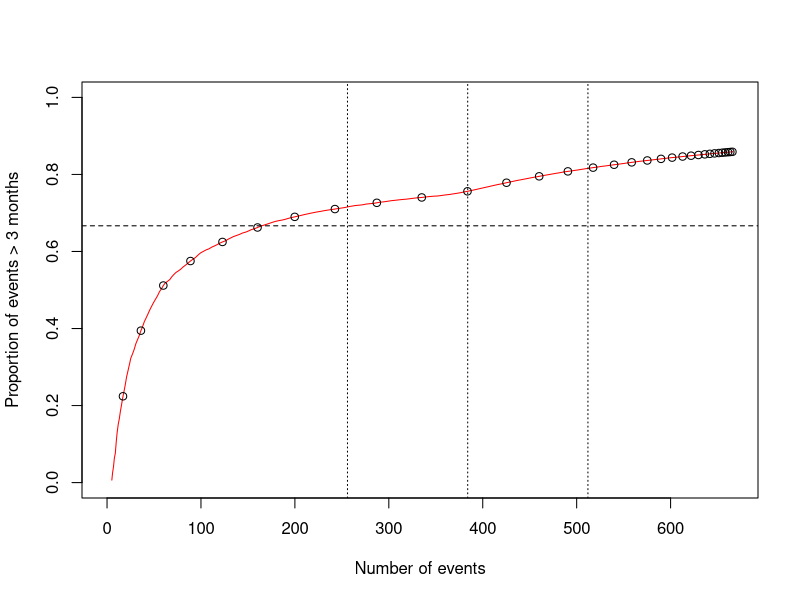
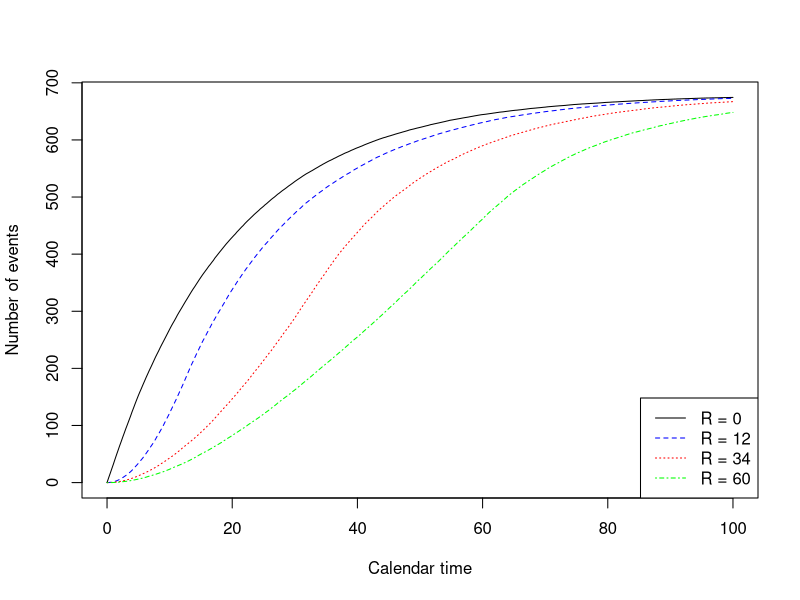
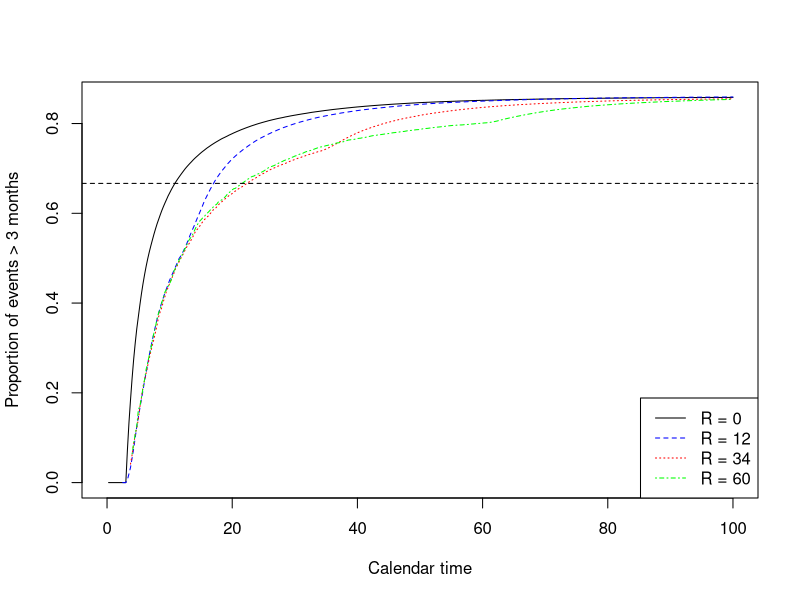
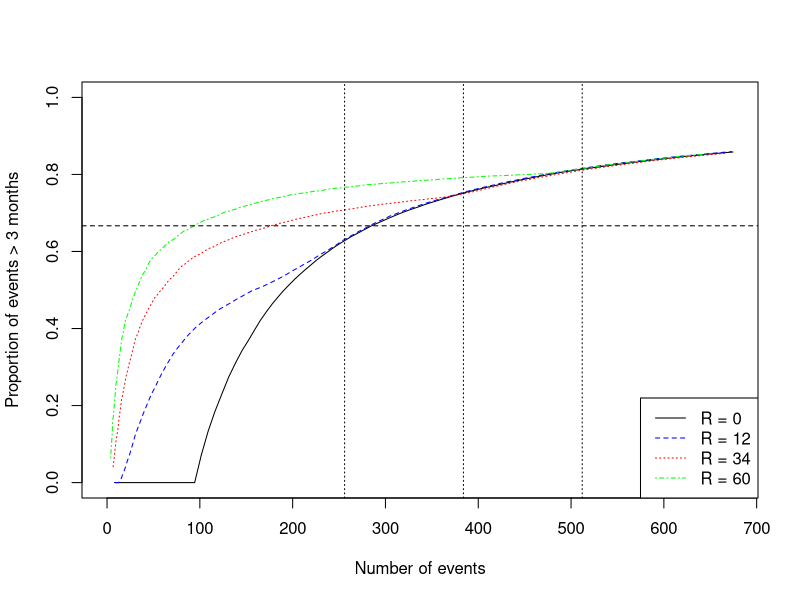

Source code (R) for these figures, in order:

lambdac <- log(2)/12
HR1 <- 0.75
T1 <- 0
HR2 <- 0.75
numPatients <- 340
recTime <- 34



generateData <- function(lambdac, HR1, T1, HR2, numPatients, recTime) {
  CP <- exp(-lambdac*HR1*T1)
  u <- runif(numPatients)
  controlData <- -log(u)/lambdac
  u <- runif(numPatients)
  treatmentData <- ifelse(u>CP, -log(u)/(lambdac*HR1), (1/(lambdac*HR2))*(lambdac*HR2*T1-log(u)-lambdac*HR1*T1))
  dataCombined <- data.frame(time = c(controlData, treatmentData), group = c(rep("Control", numPatients), rep("Treatment", numPatients)))
  dataCombined$recTime <- runif(numPatients*2, min = 0, max = recTime)
  dataCombined$pseudo_time <- dataCombined$time + dataCombined$recTime
  return(dataCombined)
}


# Function to perform censoring and analysis
censFunc <- function(dataset, censTime) {
  
  # Censor the observations
  dataset$status <- as.integer(dataset$pseudo_time <= censTime)
  
  # Only include patients enrolled by the censoring time
  dataset <- dataset[dataset$recTime <= censTime, ]
  
  # Calculate survival time
  dataset$survival_time <- ifelse(dataset$status == 1, dataset$time, censTime - dataset$recTime)
  
  sampleSize <- nrow(dataset)
  
  return(list(dataCombined = dataset, censTime = censTime, sampleSize = sampleSize))
}


propEventFunc <- function(lambdac, HR1, T1, HR2, numPatients, recTime){
  # Set parameters
  numSimulations <- 100
  calTime <- seq(0, 100, by = 0.25)
  
  # Initialize an empty matrix for storing results
  eventMatrix <- matrix(NA, nrow = numSimulations, ncol = length(calTime))
  
  # Simulate data and fill in the matrix
  for (k in 1:numSimulations) {
    dataCombined <- generateData(lambdac, HR1, T1, HR2, numPatients, recTime)
    eventMatrix[k,] <- sapply(calTime, function(t) sum(dataCombined$pseudo_time < t))
  }
  
  # Calculate mean for each column
  eventVec <- colMeans(eventMatrix)
  
  
  propMatrix <- matrix(NA, nrow = numSimulations, ncol = length(calTime))
  
  for (k in 1:numSimulations){
    
    # Assuming dataCombined$pseudo_time is a vector of pseudo times
    dataCombined <- generateData(lambdac, HR1, T1, HR2, numPatients, recTime)
    
    # Create a function for the inner loop to avoid unnecessary copying
    censFuncInner <- function(data, threshold) {
      newDataCombined <- censFunc(data, threshold)$dataCombined
      newDataCombined <- newDataCombined[newDataCombined$status == 1, ]
      mean(newDataCombined$survival_time > 3)
    }
    
    # Use sapply for vectorized calculations
    propMatrix[k,] <- sapply(calTime, censFuncInner, data = dataCombined)
    
  }
  
  # Calculate mean for each column
  eventProp <- colMeans(propMatrix)
  
  return(list(eventProp = eventProp, eventVec = eventVec, calTime = calTime))
  
}


x1 <- propEventFunc(lambdac, HR1, T1, HR2, numPatients, recTime)
plotTime <- seq(1, 401, by = 12)
plot(x1$eventVec, x1$eventProp, type = "l", ylim = c(0, 1), xlab = "Number of events", 
     ylab = "Proportion of events > 3 months", col = "red")
points(x1$eventVec[plotTime], x1$eventProp[plotTime])
abline(h = 2/3, lty = 2)
abline(v = 512*0.5, lty = 3)
abline(v = 512*0.75, lty = 3)
abline(v = 512, lty = 3)




x1 <- propEventFunc(lambdac, HR1, T1, HR2, numPatients, 0)
x2 <- propEventFunc(lambdac, HR1, T1, HR2, numPatients, 12)
x3 <- propEventFunc(lambdac, HR1, T1, HR2, numPatients, 34)
x4 <- propEventFunc(lambdac, HR1, T1, HR2, numPatients, 60)

plot(x1$calTime, x1$eventVec, type = "l", xlab = "Calendar time", ylab = "Number of events")
lines(x2$calTime, x2$eventVec, lty = 2, col = "blue")
lines(x3$calTime, x3$eventVec, lty = 3, col = "red")
lines(x4$calTime, x4$eventVec, lty = 4, col = "green")
legend("bottomright", legend = c("R = 0", "R = 12", "R = 34", "R = 60"), col = c("black", "blue", "red", "green"), lty = 1:4)

plot(x1$calTime, x1$eventProp, type = "l", xlab = "Calendar time", ylab = "Proportion of events > 3 months")
lines(x2$calTime, x2$eventProp, lty = 2, col = "blue")
lines(x3$calTime, x3$eventProp, lty = 3, col = "red")
lines(x4$calTime, x4$eventProp, lty = 4, col = "green")
legend("bottomright", legend = c("R = 0", "R = 12", "R = 34", "R = 60"), col = c("black", "blue", "red", "green"), lty = 1:4)
abline(h = 2/3, lty = 2)


plot(x1$eventVec, x1$eventProp, type = "l", ylim = c(0, 1), xlab = "Number of events", ylab = "Proportion of events > 3 months")
lines(x2$eventVec, x2$eventProp, col = "blue", lty = 2)
lines(x3$eventVec, x3$eventProp, col = "red", lty = 3)
lines(x4$eventVec, x4$eventProp, col = "green", lty = 4)
legend("bottomright", legend = c("R = 0", "R = 12", "R = 34", "R = 60"), col = c("black", "blue", "red", "green"), lty = 1:4)
abline(h = 2/3, lty = 2)
abline(v = 512*0.5, lty = 3)
abline(v = 512*0.75, lty = 3)
abline(v = 512, lty = 3)













